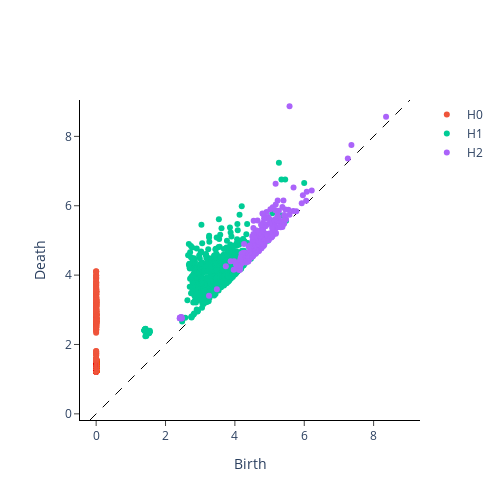

This figure's notebook cell:
### Code cell
from gtda.plotting import plot_diagram

diagram = all_diagrams[36]
plot_diagram(diagram[0])

### Figure 1 — Plotly figure (JSON) as saved in the notebook; plotly's stock layout.template omitted (floating-point values rounded to 4 significant figures; data arrays with more than 128 entries replaced by an {"elided": "..."} marker saying what was removed)
{"data": [{"hoverinfo": "none", "line": {"color": "black", "dash": "dash", "width": 1}, "mode": "lines", "showlegend": false, "type": "scatter", "x": [-0.1774, 9.049], "y": [-0.1774, 9.049]}, {"hoverinfo": "text", "hovertext": {"elided": "1810 str values"}, "mode": "markers", "name": "H0", "type": "scatter", "x": {"elided": "1810 int values"}, "y": {"elided": "1810 float values"}}, {"hoverinfo": "text", "hovertext": {"elided": "729 str values"}, "mode": "markers", "name": "H1", "type": "scatter", "x": {"elided": "729 float values"}, "y": {"elided": "729 float values"}}, {"hoverinfo": "text", "hovertext": {"elided": "233 str values"}, "mode": "markers", "name": "H2", "type": "scatter", "x": {"elided": "233 float values"}, "y": {"elided": "233 float values"}}], "layout": {"height": 500, "plot_bgcolor": "white", "width": 500, "xaxis": {"autorange": false, "exponentformat": "e", "linecolor": "black", "linewidth": 1, "mirror": false, "range": [-0.1774, 9.049], "showexponent": "all", "showline": true, "side": "bottom", "ticks": "outside", "title": {"text": "Birth"}, "type": "linear", "zeroline": true}, "yaxis": {"autorange": false, "exponentformat": "e", "linecolor": "black", "linewidth": 1, "mirror": false, "range": [-0.1774, 9.049], "scaleanchor": "x", "scaleratio": 1, "showexponent": "all", "showline": true, "side": "left", "ticks": "outside", "title": {"text": "Death"}, "type": "linear", "zeroline": true}}}
